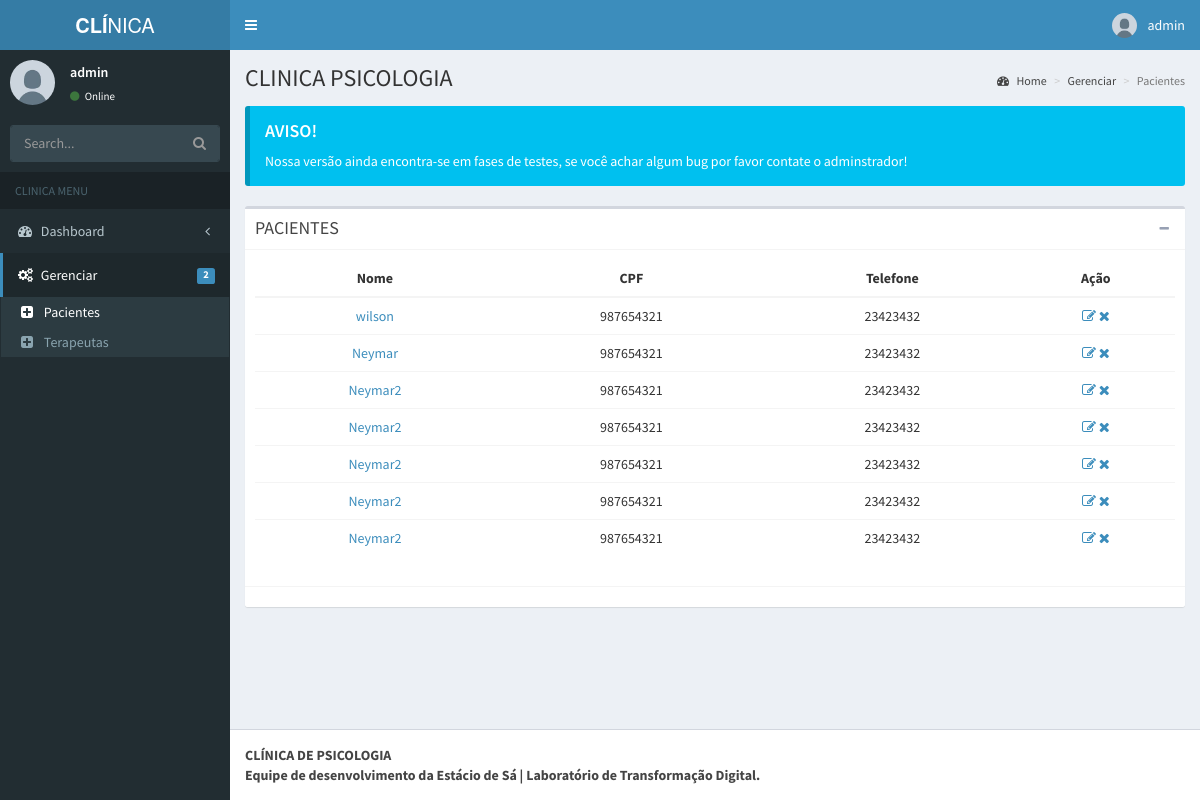
The page /admin/pages/layout/pacientes.php (signed in) on the database as committed earlier.
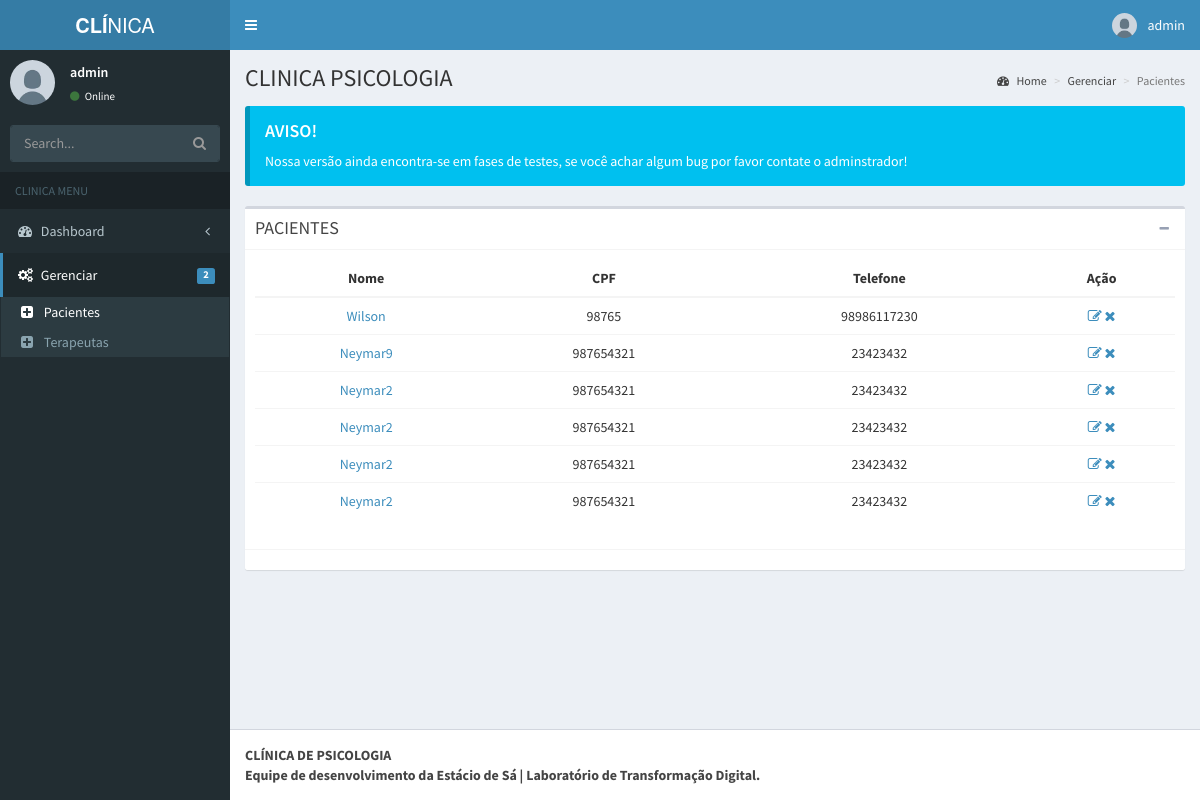
The same page on the database as committed later.
### tables this page shows
CREATE TABLE `tbl_paciente` (
  `id` int(11) UNSIGNED NOT NULL,
  `nome` varchar(150) NOT NULL,
  `nascimento` date NOT NULL,
  `rg` int(11) NOT NULL,
  `cpf` int(11) NOT NULL,
  `id_genero` int(11) UNSIGNED NOT NULL,
  `id_contato` int(11) UNSIGNED NOT NULL,
  `id_escolaridade` int(11) UNSIGNED NOT NULL,
  `id_profissao` int(11) UNSIGNED NOT NULL,
  `id_renda_familiar` int(11) UNSIGNED NOT NULL,
  `id_estado_civil` int(11) UNSIGNED NOT NULL,
  `id_endereco` int(11) UNSIGNED NOT NULL
);

CREATE TABLE `tbl_contato` (
  `id` int(11) UNSIGNED NOT NULL,
  `id_paciente` int(11) UNSIGNED NOT NULL,
  `email` varchar(50) NOT NULL,
  `telefone` varchar(20) NOT NULL
);

### admin/pages/layout/pacientes.php (the view, shortened to what this page needs)
<?php
    include('../../../db/conexao.php');
?>
<!DOCTYPE html>
<html>
  <head>
    <link rel="stylesheet" href="../../bootstrap/css/bootstrap.min.css">
    <link rel="stylesheet" href="https://maxcdn.bootstrapcdn.com/font-awesome/4.4.0/css/font-awesome.min.css">
    <link rel="stylesheet" href="https://code.ionicframework.com/ionicons/2.0.1/css/ionicons.min.css">
    <link rel="stylesheet" href="../../dist/css/AdminLTE.min.css">
    <link rel="stylesheet" href="../../dist/css/skins/_all-skins.min.css">
  <body class="hold-transition skin-blue fixed sidebar-mini">
    <div class="wrapper">
      <header class="main-header">
        <a href="../../index.php" class="logo">
          <span class="logo-lg"><b>CLÍ</b>NICA</span>
        </a>
        <nav class="navbar navbar-static-top" role="navigation">
          <a href="#" class="sidebar-toggle" data-toggle="offcanvas" role="button">
          </a>
          <div class="navbar-custom-menu">
            <ul class="nav navbar-nav">
              <li class="dropdown user user-menu">
                <a href="#" class="dropdown-toggle" data-toggle="dropdown">
                  <img src="../../dist/img/user.jpg" class="user-image" alt="User Image">
                  <span class="hidden-xs"><?php echo $_SESSION['nome']; ?></span>
                </a>
              </li>
            </ul>
          </div>
        </nav>
      </header>
      <aside class="main-sidebar">
        <section class="sidebar">
          <div class="user-panel">
            <div class="pull-left image">
              <img src="../../dist/img/user.jpg" class="img-circle" alt="User Image">
            </div>
            <div class="pull-left info">
              <p><?php echo $_SESSION['nome']; ?></p>
              <a href="#"><i class="fa fa-circle text-success"></i> Online</a>
            </div>
          </div>
          <form action="#" method="get" class="sidebar-form">
            <div class="input-group">
              <input type="text" name="q" class="form-control" placeholder="Search...">
              <span class="input-group-btn">
                <button type="submit" name="search" id="search-btn" class="btn btn-flat"><i class="fa fa-search"></i></button>
              </span>
            </div>
          </form>
          <ul class="sidebar-menu">
            <li class="header">CLINICA MENU</li>
            <li class="treeview">
              <a href="#">
                <i class="fa fa-dashboard"></i> <span>Dashboard</span> <i class="fa fa-angle-left pull-right"></i>
              </a>
            </li>
            <li class="treeview active">
              <a href="#">
                <i class="fa fa-gears"></i>
                <span>Gerenciar</span>
                <span class="label label-primary pull-right">2</span>
              </a>
              <ul class="treeview-menu">
                <li class="active"><a href="pacientes.php"><i class="fa fa-plus-square"></i> Pacientes</a></li>
                <li><a href="terapeutas.php"><i class="fa fa-plus-square"></i> Terapeutas</a></li>
              </ul>
            </li>
      </aside>
      <div class="content-wrapper">
        <section class="content-header">
          <h1>
            CLINICA PSICOLOGIA
          </h1>
          <ol class="breadcrumb">
            <li><a href="../../../index.php"><i class="fa fa-dashboard"></i> Home</a></li>
            <li><a href="#">Gerenciar</a></li>
            <li class="active">Pacientes</li>
          </ol>
        </section>
        <section class="content">
          <div class="callout callout-info">
            <h4>AVISO!</h4>
            <p>Nossa versão ainda encontra-se em fases de testes, se você achar algum bug por favor contate o adminstrador!</p>
          </div>
          <div class="box">
            <div class="box-header with-border">
              <h3 class="box-title">PACIENTES</h3>
              <div class="box-tools pull-right">
                <button class="btn btn-box-tool" data-widget="collapse" data-toggle="tooltip" title="Collapse"><i class="fa fa-minus"></i></button>
              </div>
            </div>
            <div class="box-body">
  <div>
    <table class="table table-hover text-center">
      <thead class="table-dark">
        <tr>
          <th scope="col">Nome</th>
          <th scope="col">CPF</th>
          <th scope="col">Telefone</th>
          <th scope="col">Ação</th>
        </tr>
      </thead>
      <tbody>
        <?php
            $sql = "SELECT p.id, p.nome, p.cpf, c.telefone FROM tbl_paciente p INNER JOIN tbl_contato c ON p.id = c.id_paciente";
            $result = mysqli_query($mysqli, $sql);
            while ($row = mysqli_fetch_assoc($result)) {
        ?>
            <tr>
                <td><a href="../calendar.php?id=<?php echo $row["id"] ?>"><?php echo $row["nome"] ?></a></td>
                <td><?php echo $row["cpf"] ?></td>
                <td><?php echo $row["telefone"] ?></td>
                <td>
                <a href="edit.php?id=<?php echo $row["id"] ?>" class="link-dark"><i class="fa fa-edit"></i></a>
                <a href="delete-consulta.php?id=<?php echo $row["id"] ?>" class="link-dark"><i class="fa fa-remove"></i></a>
                </td>
            </tr>
        <?php
            }
        ?>
      </tbody>
    </table>
  </div>
            </div>
            <div class="box-footer">
            </div>
          </div>
        </section>
      </div>
      <footer class="main-footer">
        <strong>CLÍNICA DE PSICOLOGIA <br> Equipe de desenvolvimento da Estácio de Sá | Laboratório de Transformação Digital.</strong>
      </footer>
    </div>
  </body>
</html>

Rows that differ between the two databases and show on the page:
removed tbl_paciente: nome "Neymar", cpf "987654321", id_contato.telefone "23423432"
changed tbl_paciente: nome "wilson" → "Wilson"; cpf "987654321" → "98765"; id_contato.telefone "23423432" → "98986117230"
changed tbl_paciente: nome "Neymar2" → "Neymar9"
